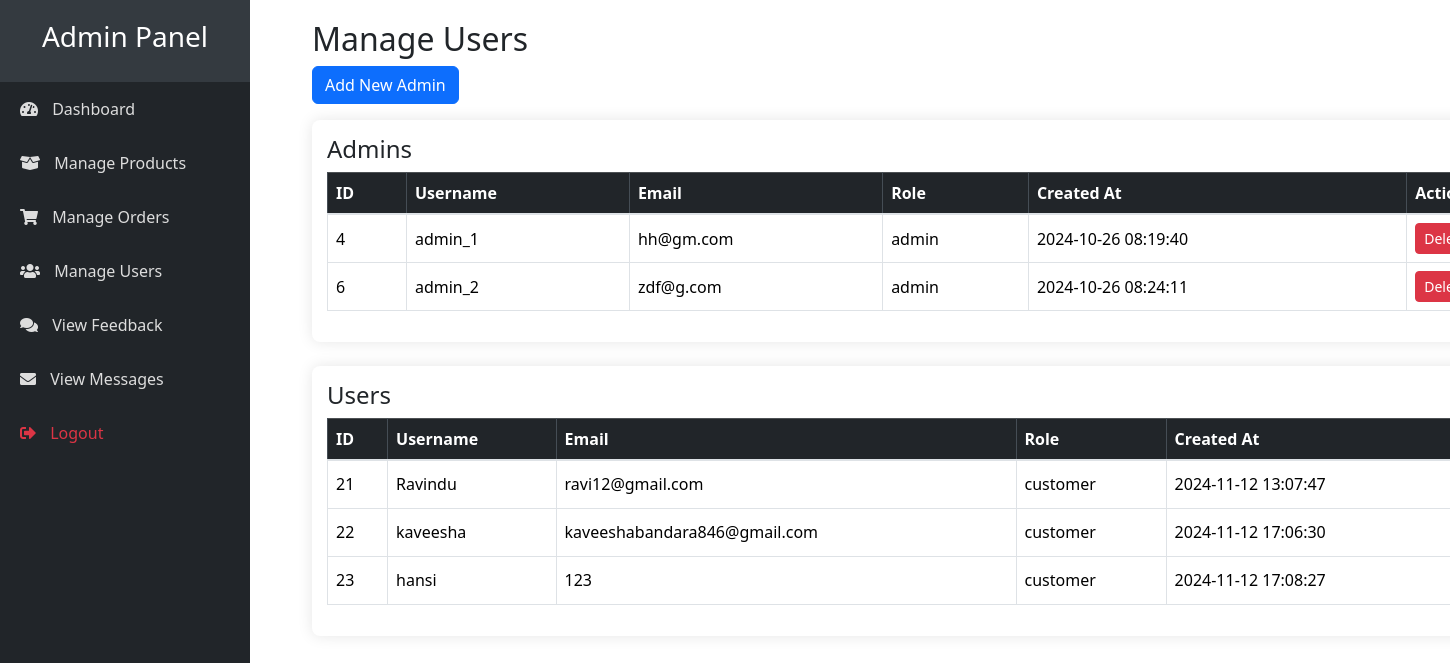
Page /admin/manage_users.php on the committed database.
### tables this page shows
CREATE TABLE `users` (
  `user_id` int(11) NOT NULL,
  `username` varchar(50) NOT NULL,
  `password` varchar(255) NOT NULL,
  `email` varchar(100) NOT NULL,
  `role` enum('customer','admin') NOT NULL,
  `created_at` timestamp NOT NULL DEFAULT current_timestamp()
);

### admin/manage_users.php (the view, shortened to what this page needs)
<?php
include 'db_connection.php';
include('partials/header.php');
?>
<!DOCTYPE html>
<html lang="en">
<head>
    <link rel="stylesheet" href="assets/css/bootstrap.min.css">
</head>
<body>
<div class="container">
    <h2>Manage Users</h2>
    <a href="create_admin.php" class="btn btn-primary mb-3">Add New Admin</a>
    <div class="table-container mb-4">
        <h4>Admins</h4>
        <table class="table table-bordered table-hover">
            <thead class="table-dark">
                <tr>
                    <th>ID</th>
                    <th>Username</th>
                    <th>Email</th>
                    <th>Role</th>
                    <th>Created At</th>
                    <th>Actions</th>
                </tr>
            </thead>
            <tbody>
                <?php
                $query = "SELECT * FROM users WHERE role = 'admin'";
                $result = $conn->query($query);
                while ($admin = $result->fetch_assoc()) {
                    echo "<tr>
                        <td>{$admin['user_id']}</td>
                        <td>{$admin['username']}</td>
                        <td>{$admin['email']}</td>
                        <td>{$admin['role']}</td>
                        <td>{$admin['created_at']}</td>
                        <td>
                            <a href='delete_user.php?id={$admin['user_id']}' class='btn btn-danger btn-sm btn-action'>Delete</a>
                        </td>
                    </tr>";
                }
                ?>
            </tbody>
        </table>
    </div>
    <div class="table-container">
        <h4>Users</h4>
        <table class="table table-bordered table-hover">
            <thead class="table-dark">
                <tr>
                    <th>ID</th>
                    <th>Username</th>
                    <th>Email</th>
                    <th>Role</th>
                    <th>Created At</th>
                </tr>
            </thead>
            <tbody>
                <?php
                $query = "SELECT * FROM users WHERE role = 'customer'";
                $result = $conn->query($query);
                while ($user = $result->fetch_assoc()) {
                    echo "<tr>
                        <td>{$user['user_id']}</td>
                        <td>{$user['username']}</td>
                        <td>{$user['email']}</td>
                        <td>{$user['role']}</td>
                        <td>{$user['created_at']}</td>
                        <td>
                            <a href='delete_user.php?id={$user['user_id']}' class='btn btn-danger btn-sm btn-action'>Delete</a>
                        </td>
                    </tr>";
                }
                ?>
            </tbody>
        </table>
    </div>
</div>
</body>
</html>

### admin/partials/header.php (style rules this page uses)
body { background-color: #f8f9fa; }

### admin/manage_users.php (style rules this page uses)
.container { margin-top: 20px; }
.table-container { background: #fff; padding: 15px; border-radius: 8px; box-shadow: 0px 0px 15px rgba(0, 0, 0, 0.1); }
.table th, .table td { vertical-align: middle; }
.btn-action { margin-right: 5px; }
.container { margin-left: 300px; }

### rows in the picture
users: user_id "4", username "admin_1", email "hh@gm.com", role "admin", created_at "2024-10-26 08:19:40"
users: user_id "6", username "admin_2", email "zdf@g.com", role "admin", created_at "2024-10-26 08:24:11"
users: user_id "21", username "Ravindu", email "ravi12@gmail.com", role "customer", created_at "2024-11-12 13:07:47"
users: user_id "22", username "kaveesha", email "kaveeshabandara846@gmail.com", role "customer", created_at "2024-11-12 17:06:30"
users: user_id "23", username "hansi", email "123", role "customer", created_at "2024-11-12 17:08:27"
